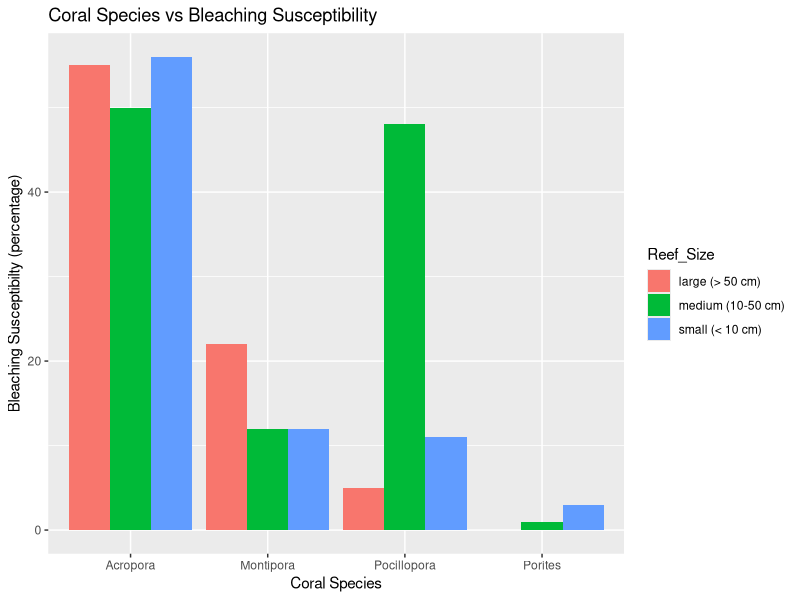

This figure's R source:
library(tidyverse)
library(dplyr)
library(tidyr)

library("ggplot2") 

# Create dataframe for coral bleaching vs coral succeptability to heat

name = c("Acropora", "Montipora", "Pocillopora", "Porites")
Reef_Size = c("small (< 10 cm)", "medium (10-50 cm)", "large (> 50 cm)") 
value = c(56, 12, 5, 3, 50, 22, 11, 1, 55, 12, 48, 0)


corals <- data.frame(name, Reef_Size, value, stringsAsFactors = FALSE) 

# create bar graph with key legend that includes different colors for each obstacles

bargraph <- ggplot(data = corals, aes(x = name, y = value, fill = Reef_Size)) + 
  geom_bar(stat = "identity", position = "dodge") +
  labs(title = "Coral Species vs Bleaching Susceptibility", 
       x = "Coral Species", 
       y = "Bleaching Susceptibilty (percentage)")


# The chart I included displays what kind of coral species are most susceptible to coral
# bleaching. This bar graph shows four of the most common coral species and their resistance
# to bleaching based on their coral reef size. We can see that the most susceptable species 
# corals are Acropora and the most resistant are the Porites species.
